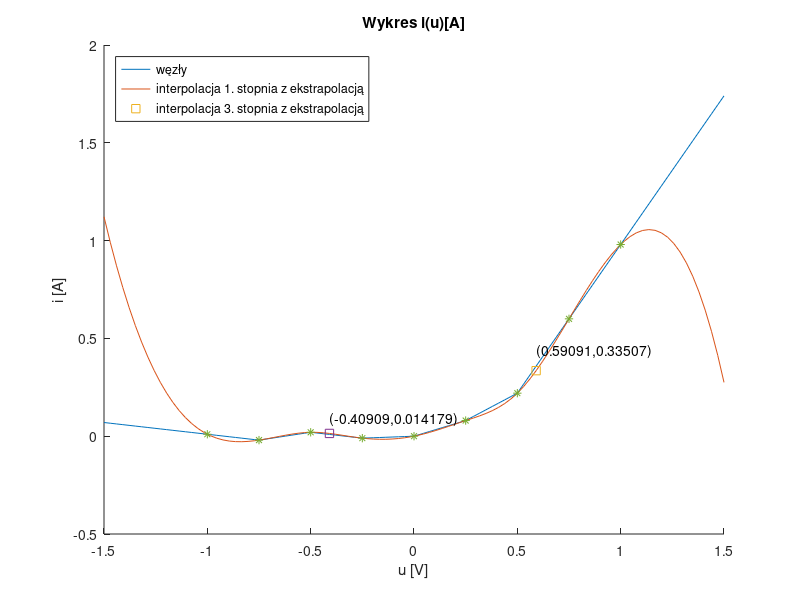

Reproduce this figure in MATLAB.
u = -1:.25:1;
i = [0.01 -0.02 0.02 -0.01 0 0.08 0.22 0.6 0.98];

a = linspace(-1.5,1.5);
points = [-0.6 0.69];
extrap = interp1(u, i, a, 'linear', 'extrap');
hold on
plot(a, extrap)
pp = spline(u, i, a);
plot(a, pp)
plot(a(70), pp(70), 's', a(37), pp(37), 's')
text(a(70), pp(70)+0.1, ['(', num2str(a(70)), ',', num2str(pp(70)), ')']);
text(a(37), pp(47)+0.1, ['(', num2str(a(37)), ',', num2str(pp(37)), ')'])
plot(u, i, '*')
hold off

xlabel('u [V]')
ylabel('i [A]')
title('Wykres i(u)[A]')

legend('węzły', 'interpolacja 1. stopnia z ekstrapolacją','interpolacja 3. stopnia z ekstrapolacją', 'Location','northwest')